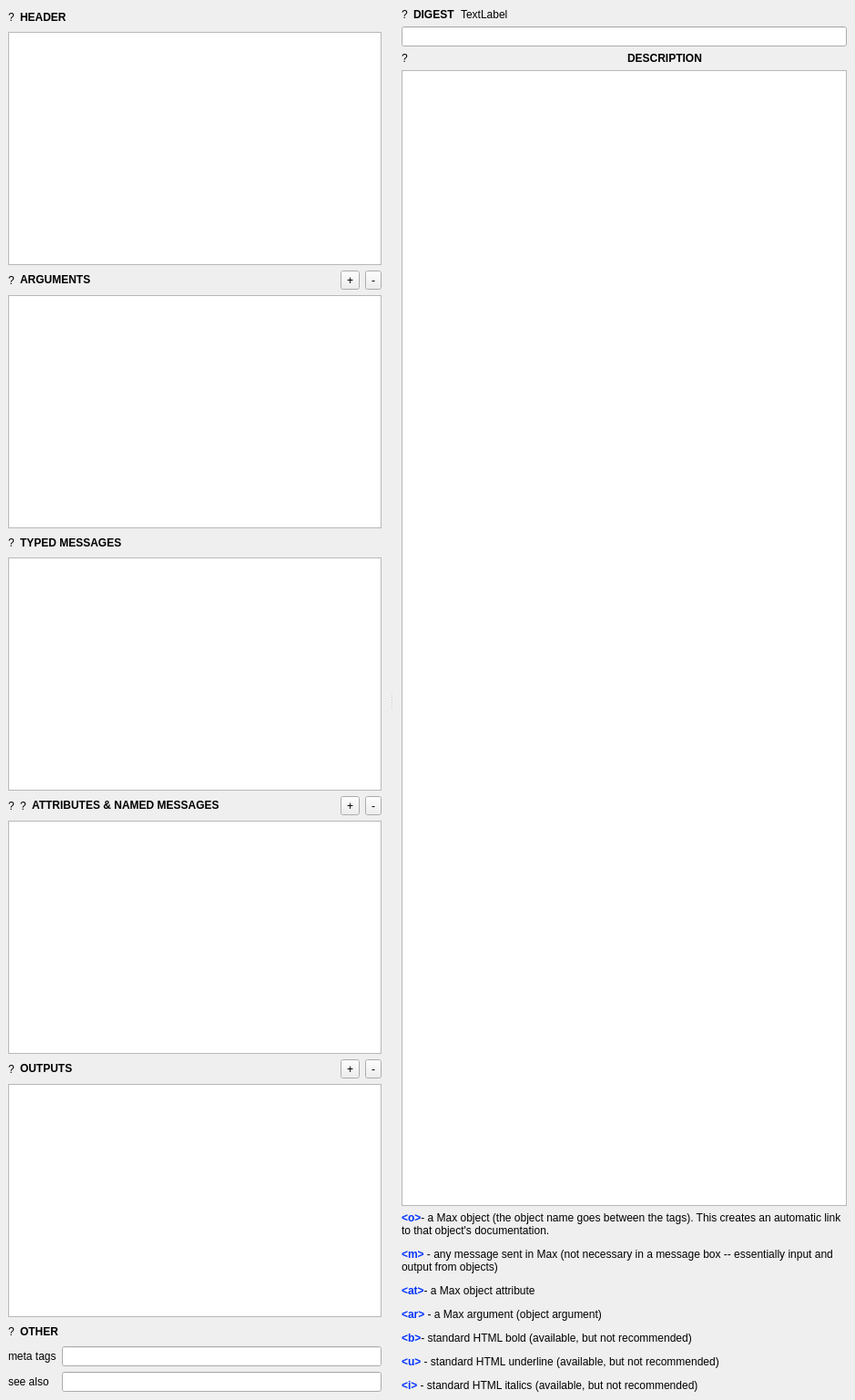
<?xml version="1.0" encoding="UTF-8"?>
<ui version="4.0">
 <class>PatchRef::Widget</class>
 <widget class="QWidget" name="PatchRef::Widget">
  <property name="geometry">
   <rect>
    <x>0</x>
    <y>0</y>
    <width>939</width>
    <height>1537</height>
   </rect>
  </property>
  <property name="windowTitle">
   <string>Form</string>
  </property>
  <layout class="QVBoxLayout" name="verticalLayout">
   <property name="leftMargin">
    <number>0</number>
   </property>
   <property name="topMargin">
    <number>0</number>
   </property>
   <property name="rightMargin">
    <number>0</number>
   </property>
   <property name="bottomMargin">
    <number>0</number>
   </property>
   <item>
    <widget class="QSplitter" name="splitter">
     <property name="orientation">
      <enum>Qt::Orientation::Horizontal</enum>
     </property>
     <widget class="QScrollArea" name="scrollArea">
      <property name="frameShape">
       <enum>QFrame::Shape::NoFrame</enum>
      </property>
      <property name="frameShadow">
       <enum>QFrame::Shadow::Plain</enum>
      </property>
      <property name="widgetResizable">
       <bool>true</bool>
      </property>
      <widget class="QWidget" name="scrollAreaWidgetContents_2">
       <property name="geometry">
        <rect>
         <x>0</x>
         <y>0</y>
         <width>427</width>
         <height>1537</height>
        </rect>
       </property>
       <layout class="QVBoxLayout" name="verticalLayout_3">
        <item>
         <layout class="QHBoxLayout" name="horizontalLayout_5">
          <item>
           <widget class="QLabel" name="patchIcon">
            <property name="text">
             <string>?</string>
            </property>
           </widget>
          </item>
          <item>
           <widget class="QLabel" name="nameInfo">
            <property name="text">
             <string>&lt;html&gt;&lt;head/&gt;&lt;body&gt;&lt;p&gt;&lt;span style=&quot; font-weight:700;&quot;&gt;HEADER&lt;/span&gt;&lt;/p&gt;&lt;/body&gt;&lt;/html&gt;</string>
            </property>
           </widget>
          </item>
          <item>
           <spacer name="horizontalSpacer_6">
            <property name="orientation">
             <enum>Qt::Orientation::Horizontal</enum>
            </property>
            <property name="sizeHint" stdset="0">
             <size>
              <width>40</width>
              <height>20</height>
             </size>
            </property>
           </spacer>
          </item>
         </layout>
        </item>
        <item>
         <widget class="PatchRef::TreeView" name="headerPatchTree"/>
        </item>
        <item>
         <layout class="QHBoxLayout" name="horizontalLayout">
          <item>
           <widget class="QLabel" name="argumentIcon">
            <property name="text">
             <string>?</string>
            </property>
           </widget>
          </item>
          <item>
           <widget class="QLabel" name="argumentInfo">
            <property name="text">
             <string>&lt;html&gt;&lt;head/&gt;&lt;body&gt;&lt;p&gt;&lt;span style=&quot; font-weight:700;&quot;&gt;ARGUMENTS&lt;/span&gt;&lt;/p&gt;&lt;/body&gt;&lt;/html&gt;</string>
            </property>
           </widget>
          </item>
          <item>
           <spacer name="horizontalSpacer">
            <property name="orientation">
             <enum>Qt::Orientation::Horizontal</enum>
            </property>
            <property name="sizeType">
             <enum>QSizePolicy::Policy::Expanding</enum>
            </property>
            <property name="sizeHint" stdset="0">
             <size>
              <width>40</width>
              <height>20</height>
             </size>
            </property>
           </spacer>
          </item>
          <item>
           <widget class="QToolButton" name="argumentAddButton">
            <property name="sizePolicy">
             <sizepolicy hsizetype="Minimum" vsizetype="Fixed">
              <horstretch>0</horstretch>
              <verstretch>0</verstretch>
             </sizepolicy>
            </property>
            <property name="text">
             <string>+</string>
            </property>
           </widget>
          </item>
          <item>
           <widget class="QToolButton" name="argumentRemoveButton">
            <property name="text">
             <string>-</string>
            </property>
           </widget>
          </item>
         </layout>
        </item>
        <item>
         <widget class="PatchRef::TreeView" name="argumentPatchTree"/>
        </item>
        <item>
         <layout class="QHBoxLayout" name="horizontalLayout_2">
          <item>
           <widget class="QLabel" name="typedMessageIcon">
            <property name="text">
             <string>?</string>
            </property>
           </widget>
          </item>
          <item>
           <widget class="QLabel" name="typedMessageInfo">
            <property name="text">
             <string>&lt;html&gt;&lt;head/&gt;&lt;body&gt;&lt;p&gt;&lt;span style=&quot; font-weight:700;&quot;&gt;TYPED MESSAGES&lt;/span&gt;&lt;/p&gt;&lt;/body&gt;&lt;/html&gt;</string>
            </property>
           </widget>
          </item>
          <item>
           <spacer name="horizontalSpacer_2">
            <property name="orientation">
             <enum>Qt::Orientation::Horizontal</enum>
            </property>
            <property name="sizeHint" stdset="0">
             <size>
              <width>40</width>
              <height>20</height>
             </size>
            </property>
           </spacer>
          </item>
         </layout>
        </item>
        <item>
         <widget class="PatchRef::TreeView" name="typedMessagePatchTree"/>
        </item>
        <item>
         <layout class="QHBoxLayout" name="horizontalLayout_3">
          <item>
           <widget class="QLabel" name="attributeIcon">
            <property name="text">
             <string>?</string>
            </property>
           </widget>
          </item>
          <item>
           <widget class="QLabel" name="nameMessageIcon">
            <property name="text">
             <string>?</string>
            </property>
           </widget>
          </item>
          <item>
           <widget class="QLabel" name="namedMessageInfo">
            <property name="text">
             <string>&lt;html&gt;&lt;head/&gt;&lt;body&gt;&lt;p&gt;&lt;span style=&quot; font-weight:700;&quot;&gt;ATTRIBUTES &amp;amp; NAMED MESSAGES &lt;/span&gt;&lt;/p&gt;&lt;/body&gt;&lt;/html&gt;</string>
            </property>
           </widget>
          </item>
          <item>
           <spacer name="horizontalSpacer_3">
            <property name="orientation">
             <enum>Qt::Orientation::Horizontal</enum>
            </property>
            <property name="sizeHint" stdset="0">
             <size>
              <width>40</width>
              <height>20</height>
             </size>
            </property>
           </spacer>
          </item>
          <item>
           <widget class="QToolButton" name="namedMessageAddButton">
            <property name="text">
             <string>+</string>
            </property>
           </widget>
          </item>
          <item>
           <widget class="QToolButton" name="namedMessageRemoveButton">
            <property name="text">
             <string>-</string>
            </property>
           </widget>
          </item>
         </layout>
        </item>
        <item>
         <widget class="PatchRef::TreeView" name="namedMessagePatchTree"/>
        </item>
        <item>
         <layout class="QHBoxLayout" name="horizontalLayout_4">
          <item>
           <widget class="QLabel" name="outputIcon">
            <property name="text">
             <string>?</string>
            </property>
           </widget>
          </item>
          <item>
           <widget class="QLabel" name="outputInfo">
            <property name="text">
             <string>&lt;html&gt;&lt;head/&gt;&lt;body&gt;&lt;p&gt;&lt;span style=&quot; font-weight:700;&quot;&gt;OUTPUTS&lt;/span&gt;&lt;/p&gt;&lt;/body&gt;&lt;/html&gt;</string>
            </property>
           </widget>
          </item>
          <item>
           <spacer name="horizontalSpacer_4">
            <property name="orientation">
             <enum>Qt::Orientation::Horizontal</enum>
            </property>
            <property name="sizeHint" stdset="0">
             <size>
              <width>40</width>
              <height>20</height>
             </size>
            </property>
           </spacer>
          </item>
          <item>
           <widget class="QToolButton" name="outputAddButton">
            <property name="text">
             <string>+</string>
            </property>
           </widget>
          </item>
          <item>
           <widget class="QToolButton" name="outputRemoveButton">
            <property name="text">
             <string>-</string>
            </property>
           </widget>
          </item>
         </layout>
        </item>
        <item>
         <widget class="PatchRef::TreeView" name="outputPatchTree"/>
        </item>
        <item>
         <layout class="QHBoxLayout" name="horizontalLayout_6">
          <item>
           <widget class="QLabel" name="otherIcon">
            <property name="text">
             <string>?</string>
            </property>
           </widget>
          </item>
          <item>
           <widget class="QLabel" name="otherInfo">
            <property name="text">
             <string>&lt;html&gt;&lt;head/&gt;&lt;body&gt;&lt;p&gt;&lt;span style=&quot; font-weight:700;&quot;&gt;OTHER&lt;/span&gt;&lt;/p&gt;&lt;/body&gt;&lt;/html&gt;</string>
            </property>
           </widget>
          </item>
          <item>
           <spacer name="horizontalSpacer_5">
            <property name="orientation">
             <enum>Qt::Orientation::Horizontal</enum>
            </property>
            <property name="sizeHint" stdset="0">
             <size>
              <width>40</width>
              <height>20</height>
             </size>
            </property>
           </spacer>
          </item>
         </layout>
        </item>
        <item>
         <layout class="QGridLayout" name="gridLayout">
          <item row="0" column="0">
           <widget class="QLabel" name="metaTagInfo">
            <property name="text">
             <string>&lt;html&gt;&lt;head/&gt;&lt;body&gt;&lt;p&gt;meta tags&lt;/p&gt;&lt;/body&gt;&lt;/html&gt;</string>
            </property>
           </widget>
          </item>
          <item row="0" column="1">
           <widget class="QLineEdit" name="metaTagEdit"/>
          </item>
          <item row="1" column="0">
           <widget class="QLabel" name="seeAlsoInfo">
            <property name="text">
             <string>see also</string>
            </property>
           </widget>
          </item>
          <item row="1" column="1">
           <widget class="QLineEdit" name="seeAlsoEdit"/>
          </item>
         </layout>
        </item>
       </layout>
      </widget>
     </widget>
     <widget class="QScrollArea" name="scrollArea_2">
      <property name="frameShape">
       <enum>QFrame::Shape::NoFrame</enum>
      </property>
      <property name="widgetResizable">
       <bool>true</bool>
      </property>
      <widget class="QWidget" name="scrollAreaWidgetContents_3">
       <property name="geometry">
        <rect>
         <x>0</x>
         <y>0</y>
         <width>505</width>
         <height>1537</height>
        </rect>
       </property>
       <layout class="QVBoxLayout" name="verticalLayout_2">
        <item>
         <layout class="QHBoxLayout" name="horizontalLayout_7">
          <item>
           <widget class="QLabel" name="topicIcon">
            <property name="text">
             <string>?</string>
            </property>
           </widget>
          </item>
          <item>
           <widget class="QLabel" name="digestInfo">
            <property name="text">
             <string>&lt;html&gt;&lt;head/&gt;&lt;body&gt;&lt;p&gt;&lt;span style=&quot; font-weight:700;&quot;&gt;DIGEST&lt;/span&gt;&lt;/p&gt;&lt;/body&gt;&lt;/html&gt;</string>
            </property>
           </widget>
          </item>
          <item>
           <widget class="QLabel" name="topicInfo">
            <property name="sizePolicy">
             <sizepolicy hsizetype="MinimumExpanding" vsizetype="Preferred">
              <horstretch>0</horstretch>
              <verstretch>0</verstretch>
             </sizepolicy>
            </property>
            <property name="text">
             <string>TextLabel</string>
            </property>
           </widget>
          </item>
         </layout>
        </item>
        <item>
         <widget class="QLineEdit" name="digestEdit"/>
        </item>
        <item>
         <layout class="QHBoxLayout" name="horizontalLayout_8">
          <item>
           <widget class="QLabel" name="descriptionIcon">
            <property name="text">
             <string>?</string>
            </property>
           </widget>
          </item>
          <item>
           <widget class="QLabel" name="descriptionInfo">
            <property name="text">
             <string>&lt;html&gt;&lt;head/&gt;&lt;body&gt;&lt;p&gt;&lt;span style=&quot; font-weight:700;&quot;&gt;DESCRIPTION&lt;/span&gt;&lt;/p&gt;&lt;/body&gt;&lt;/html&gt;</string>
            </property>
           </widget>
          </item>
         </layout>
        </item>
        <item>
         <widget class="QTextEdit" name="descriptionEdit"/>
        </item>
        <item>
         <widget class="QLabel" name="syntaxInfo">
          <property name="text">
           <string>&lt;html&gt;&lt;head/&gt;&lt;body&gt;&lt;p&gt;&lt;span style=&quot; font-family:'Monaco','monospace'; font-weight:700; color:#0433ff;&quot;&gt;&amp;lt;o&amp;gt;&lt;/span&gt;&lt;span style=&quot; font-family:'Lato','sans-serif'; color:#000000;&quot;&gt;- a Max object (the object name goes between the tags). This creates an automatic link to that object's documentation. &lt;/span&gt;&lt;/p&gt;&lt;p&gt;&lt;span style=&quot; font-family:'Monaco','monospace'; font-weight:700; color:#0433ff;&quot;&gt;&amp;lt;m&amp;gt;&lt;/span&gt;&lt;span style=&quot; font-family:'Lato','sans-serif'; color:#000000;&quot;&gt; - any message sent in Max (not necessary in a message box -- essentially input and output from objects)&lt;/span&gt;&lt;/p&gt;&lt;p&gt;&lt;span style=&quot; font-family:'Monaco','monospace'; font-weight:700; color:#0433ff;&quot;&gt;&amp;lt;at&amp;gt;&lt;/span&gt;&lt;span style=&quot; font-family:'Lato','sans-serif'; color:#000000;&quot;&gt;- a Max object attribute&lt;/span&gt;&lt;/p&gt;&lt;p&gt;&lt;span style=&quot; font-family:'Monaco','monospace'; font-weight:700; color:#0433ff;&quot;&gt;&amp;lt;ar&amp;gt;&lt;/span&gt;&lt;span style=&quot; font-family:'Lato','sans-serif'; color:#000000;&quot;&gt; - a Max argument (object argument)&lt;/span&gt;&lt;/p&gt;&lt;p&gt;&lt;span style=&quot; font-family:'Monaco','monospace'; font-weight:700; color:#0433ff;&quot;&gt;&amp;lt;b&amp;gt;&lt;/span&gt;&lt;span style=&quot; font-family:'Lato','sans-serif'; color:#000000;&quot;&gt;- standard HTML bold (available, but not recommended)&lt;/span&gt;&lt;/p&gt;&lt;p&gt;&lt;span style=&quot; font-family:'Monaco','monospace'; font-weight:700; color:#0433ff;&quot;&gt;&amp;lt;u&amp;gt;&lt;/span&gt;&lt;span style=&quot; font-family:'Lato','sans-serif'; color:#000000;&quot;&gt; - standard HTML underline (available, but not recommended)&lt;/span&gt;&lt;/p&gt;&lt;p&gt;&lt;span style=&quot; font-family:'Monaco','monospace'; font-weight:700; color:#0433ff;&quot;&gt;&amp;lt;i&amp;gt;&lt;/span&gt;&lt;span style=&quot; font-family:'Lato','sans-serif'; color:#000000;&quot;&gt; - standard HTML italics (available, but not recommended)&lt;/span&gt;&lt;/p&gt;&lt;/body&gt;&lt;/html&gt;</string>
          </property>
          <property name="wordWrap">
           <bool>true</bool>
          </property>
         </widget>
        </item>
       </layout>
      </widget>
     </widget>
    </widget>
   </item>
  </layout>
 </widget>
 <customwidgets>
  <customwidget>
   <class>PatchRef::TreeView</class>
   <extends>QTreeView</extends>
   <header>PatchRefTreeView.h</header>
  </customwidget>
 </customwidgets>
 <resources/>
 <connections/>
</ui>
